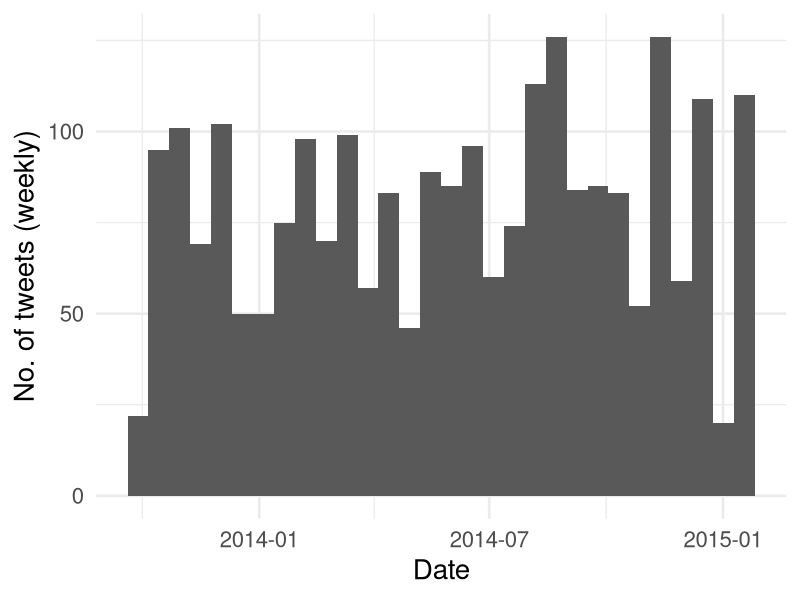
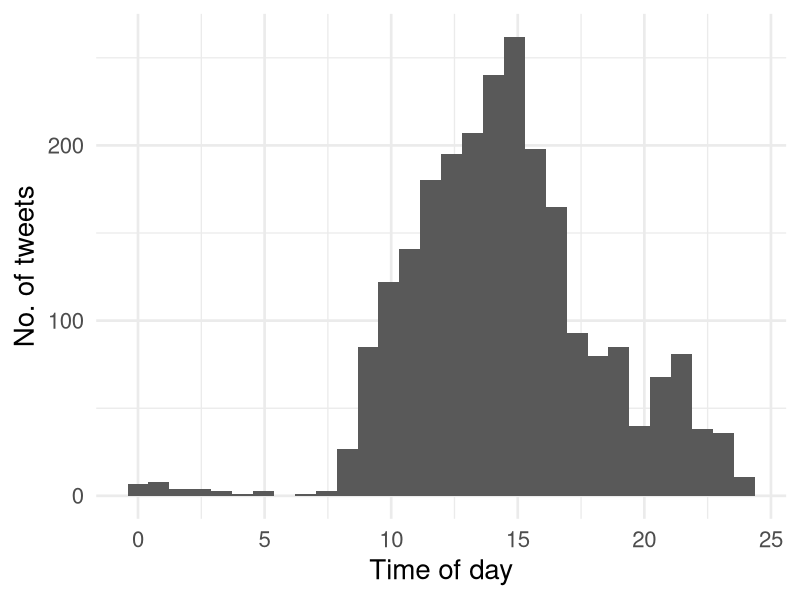
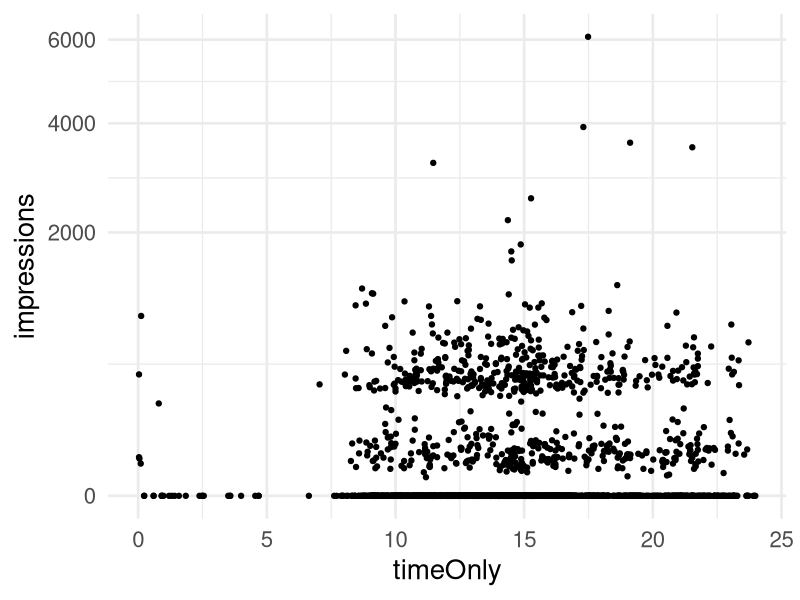
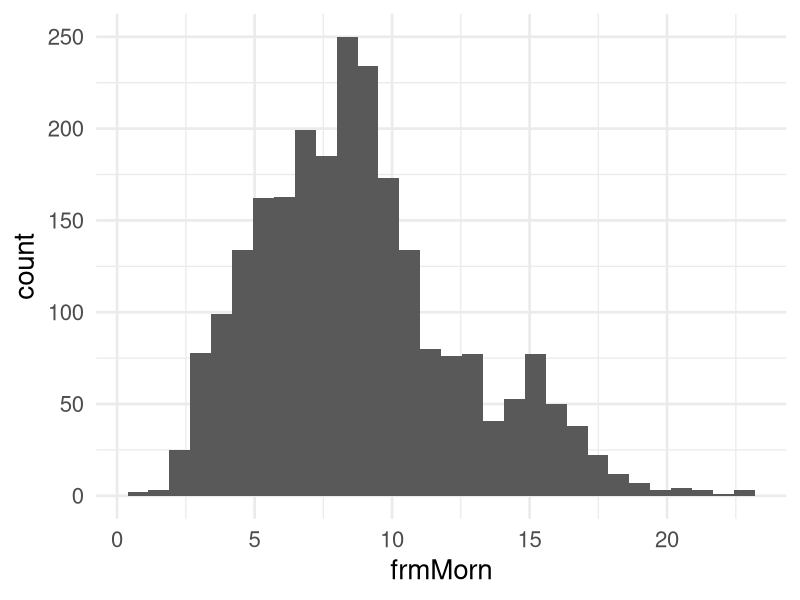
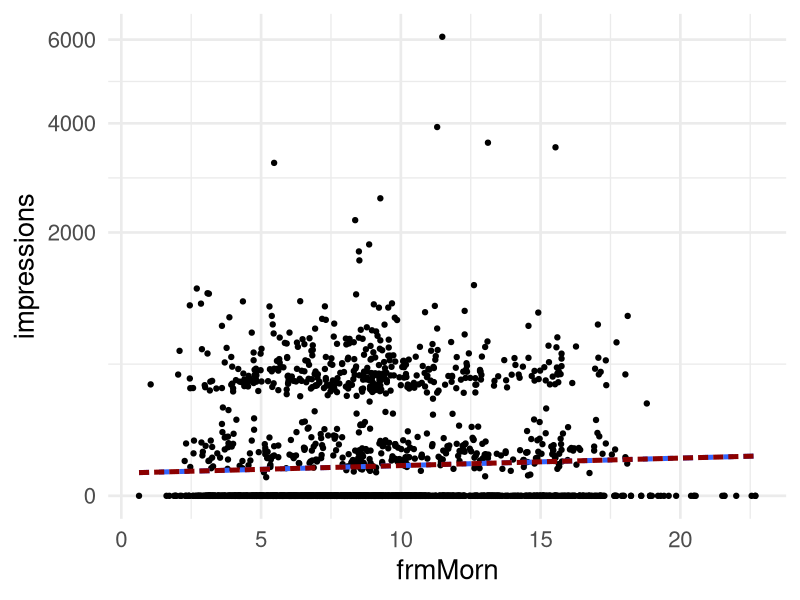

Generate these figures, in order, with R:
## ---- chunk 1
library(ggplot2)
library(reshape2)
library(dplyr)
library(magrittr)
library(lubridate)
## ---- chunk 2
setwd('~/Dropbox/Documents/statsforbios/twitterData')
d <- read.csv('tweet_activity_metrics0121.csv', stringsAsFactors = FALSE)

dim(d)
names(d)
## ---- chunk 3
theme_set(theme_minimal(base_size = 20))

## ---- chunk 4
d$time %<>% as.POSIXct
ggplot(d, aes(x = time)) +
  geom_histogram(bin = 7*24*60*60) +
  ylab('No. of tweets (weekly)') +
  xlab('Date')
## ---- chunk 5
d$timeOnly <- hour(d$time) + minute(d$time)/60

ggplot(d, aes(x = timeOnly)) + 
  geom_histogram() +
  ylab('No. of tweets') +
  xlab('Time of day')
## ---- chunk 6
lm(d$impressions ~ d$timeOnly) %>% summary

ggplot(d, aes(x = timeOnly, y = impressions)) +
  geom_point() +
  scale_y_sqrt()

## ---- chunk 7
d$frmMorn <- d$timeOnly - 6
d$frmMorn[d$frmMorn < 0] <- d$frmMorn[d$frmMorn < 0] + 24 

ggplot(d, aes(x = frmMorn)) + 
  geom_histogram()

ggplot(d, aes(x = frmMorn, y = impressions)) +
  geom_point() +
  scale_y_sqrt() +
  stat_smooth(method = 'lm', se = FALSE, size = 1.7, linetype = '22') + 
  stat_smooth(method = 'glm', family = 'quasipoisson', colour = 'red4', se = FALSE, size = 1.7, linetype = '21')


lm(d$impressions ~ d$frmMorn) %>% summary
glm(d$impressions ~ d$frmMorn, family = 'quasipoisson') %>% summary
## ---- chunk 8
follows <- d %>% filter(follows > 0)
dim(follows)
